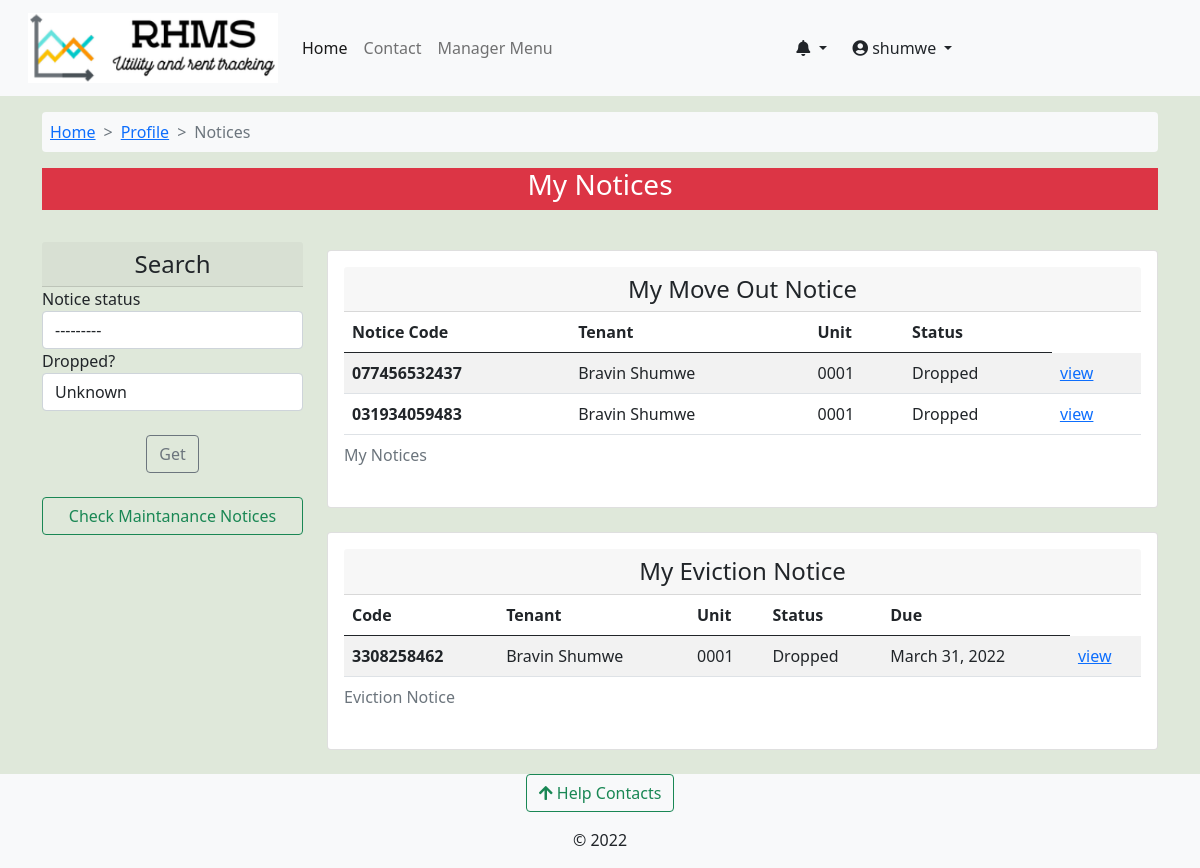
/core/my_move_out_notices/niagra-bumnsd-sd-djks/0001-niagra-bumnsd-sd-djks/shumwe/ (signed in), run on the app's committed database.
### accounts/models.py (models this page shows, shortened)
class User(AbstractUser):
    avatar = models.ImageField(upload_to=get_avatar_path, default='no-avatar.png')
    is_verified = models.BooleanField(default=False)
    is_tenant = models.BooleanField(default=False)
    is_manager = models.BooleanField(default=False)

class Tenants(models.Model):
    associated_account = models.OneToOneField(User, on_delete=models.CASCADE, verbose_name='tenant')
    full_name = models.CharField(max_length=100)
    id_number = models.CharField(max_length=10)
    id_front = models.ImageField(upload_to=get_user_docs_path, blank=True)
    id_back = models.ImageField(upload_to=get_user_docs_path, blank=True)
    active_phone_number = PhoneNumberField()
    policy_agreement = models.BooleanField(default=False)
    rented_unit = models.ForeignKey(RentalUnit, on_delete=models.CASCADE, related_name="tenants", null=True, blank=True)
    moved_in = models.BooleanField(default=False)
    move_in_date = models.DateTimeField(null=True, blank=True)
    created = models.DateTimeField(default=datetime.now)
    updated = models.DateTimeField(auto_now=True)
    class Meta:
        verbose_name_plural = 'Tenants'

### core/models.py (models this page shows, shortened)
class MoveOutNotice(models.Model):
    NOTICE_CHOICES = [
        ('received', 'Recieved'),
        ('dropped', 'Dropped'),
        ('confirmed', 'Confirmed'),
        ('checking', 'Checking'),
    ]
    code = models.CharField(max_length=15, blank=True, null=True)
    tenant = models.ForeignKey(Tenants, on_delete=models.DO_NOTHING)
    move_out_date = models.DateField()
    reason = models.TextField()
    notice_status = models.CharField(max_length=10, choices=NOTICE_CHOICES, default='received')
    drop = models.BooleanField(default=False, verbose_name='I would like to drop this notice')
    created = models.DateTimeField(default=datetime.datetime.now)
    updated = models.DateTimeField(auto_now=True)
    building = models.ForeignKey(Building, on_delete=models.CASCADE, blank=True, null=True)
    class Meta:
        verbose_name = "Tenant's To Move Out Notice"
        verbose_name_plural = verbose_name

class EvictionNotice(models.Model):
    NOTICE_STATUS_CHOICES = [
        ('initiated', 'Initiated'),
        ('evicted', 'Evicted'),
        ('dropped', 'Dropped'),
    ]
    notice_code = models.CharField(max_length=10, blank=True, null=True, unique=True)
    tenant = models.OneToOneField(Tenants, on_delete=models.DO_NOTHING)
    unit = models.ForeignKey(RentalUnit, on_delete=models.DO_NOTHING)
    notice_detail = models.TextField()
    eviction_due = models.DateTimeField()
    sent_by = models.ForeignKey(Managers, on_delete=models.DO_NOTHING)
    eviction_status = models.CharField(max_length=10, default='initiated', choices=NOTICE_STATUS_CHOICES)
    created = models.DateTimeField(default=datetime.datetime.now)
    updated = models.DateTimeField(auto_now=True)
    send_email = models.BooleanField(default=False)
    building = models.ForeignKey(Building,on_delete=models.CASCADE, null=True, blank=True)

### rental_property/models.py (models this page shows, shortened)
class RentalUnit(models.Model):
    MAINTANANCE_STATUS_CHOICES = [
        ('nm', 'Unchechecked Report'),
        ('ip', 'Initiating Inspection'),
        ('ir', 'Maintanance In Progress'),
        ('op', 'No Active Reports'),
        ('rm', 'Remove'),
    ]
    STATUS_CHOICES = [
        ('occupied', 'Currently Occupied'),
        ('ready', 'Ready To Move In'),
        ('hold', 'On Hold'),
        ('maintanance', 'Under Maintanance'),
    ]
    building = models.ForeignKey(Building, on_delete=models.CASCADE)
    unit_type = models.ForeignKey(UnitType, on_delete=models.CASCADE)
    added_by = models.ForeignKey(User, on_delete=models.CASCADE)
    unit_number = models.CharField(max_length=50)
    slug = models.SlugField(max_length=50, unique=True, blank=True, null=True, help_text='This field is autogenerated')
    bathrooms = models.PositiveIntegerField()
    bedrooms = models.PositiveIntegerField()
    dimension = models.CharField(max_length=50)
    kitchen = models.BooleanField(default=True)
    status = models.CharField(max_length=20, choices=STATUS_CHOICES,default='ready')
    maintanance_status = models.CharField(max_length=6, choices=MAINTANANCE_STATUS_CHOICES, default='op')
    total_occupants = models.PositiveIntegerField(help_text="Number of people in the unit", null=True, blank=True)
    water_available = models.BooleanField(default=True)
    rent_amount = models.DecimalField(decimal_places=2, max_digits=9, null=True, blank=True)
    electricity_available = models.BooleanField(default=True)
    added = models.DateTimeField(default=datetime.now)
    updated = models.DateTimeField(auto_now=True)
    class Meta:
        unique_together = ('building', 'unit_number')
        verbose_name_plural = 'Rental Houses'

### core/views.py (the view)
# urls.py: path('my_move_out_notices/<slug:building_slug>/<slug:unit_slug>/<slug:username>/', views.my_notices_, name='my_move_out_notices'),
@login_required
def my_notices_(request,building_slug,unit_slug,username):
    building = Building.objects.get(slug=building_slug)
    unit = RentalUnit.objects.get(building=building,slug=unit_slug)
    tenant = Tenants.objects.get(rented_unit=unit,associated_account__username=username)
    notices = MoveOutNotice.objects.filter(tenant=tenant)
    maintanance_notices = MaintananceNotice.objects.filter(building=building).order_by('-created')[:12]
    eviction_notices = EvictionNotice.objects.filter(tenant=tenant,unit=unit)
    notices_filter = MyNoticeFilter(request.GET, queryset=notices)
    context = {'building':building,'notices':notices_filter,'tenant':tenant,
               'eviction_notices':eviction_notices,'maintanance_notices':maintanance_notices}
    return render(request, 'core/my_notices.html', context)

### accounts/context_processors.py (called while the page is built)
def get_notifications(request):
    user = request.user
    if user.is_authenticated:
        notifications = UserNotifications.objects.filter(
            user_id=user).order_by('-created')[:7]
        return dict(notifications=notifications)
    else:
        return {'false': False}

### complaints/context_processors.py (called while the page is built)
def get_contacts(request):
    user = request.user
    if user.is_authenticated:
        if user.is_tenant:
            tenant = Tenants.objects.get(associated_account=user)
            building = Building.objects.get(id=tenant.rented_unit.building_id)
            contacts = HelpContacts.objects.filter(associated_building=building)
            return dict(contacts=contacts)
        elif user.is_manager:
            contacts = HelpContacts.objects.all()
            return dict(contacts=contacts)
        else:
            contacts = HelpContacts.objects.filter(make_publicly_available=True)
            return dict(contacts=contacts)
    else:
        contacts = HelpContacts.objects.filter(make_publicly_available=True)
        return dict(contacts=contacts)

### rental_property/context_processors.py (called while the page is built)
def my_managed_buildings(request):
    user_instance = request.user
    if user_instance.is_authenticated:
        manager_instance = Managers.objects.filter(associated_account=user_instance)[:1]
        managed_buildings = Building.objects.filter(manager=manager_instance)
        return dict(managed_buildings=managed_buildings)
    else:
        return {'False': False,}

### core/templates/core/my_notices.html (shortened to what this page needs)
{% extends 'base.html' %}
{% load crispy_forms_tags %}
{% load humanize %}
{% block content %}
<nav class="container mt-3">
  <ol class="breadcrumb bg-light p-2 rounded-2">
      <li class="breadcrumb-item "><a href="{% url 'operational-buildings' %}">Home</a></li>
      <li class="breadcrumb-item"><a href="{% url 'profile' %}"> Profile </a></li>
      <li class="breadcrumb-item active"> Notices </li>
  </ol>
</nav>
<section class="container">
    <div class="row justify-content-center">
      <div class="d-grid gap-2 mb-3 text-center">
        <span class="{% if eviction_notices %} btn-danger {% else %} btn-success {% endif %}" ><h3> My Notices </h3></span>
      </div>
        <div class="container">
            <div class="row">
              <div class="mt-3 col-sm-12 col-md-3 col-xl-3">
                <h4 class="text-center card-header"> Search </h4>
                <form method="get" class="p-0">
                  {{notices.form|crispy}}
                  <br>
                  <div class="form-group text-center">
                      <button class="btn btn-outline-secondary" type="submit">Get</button>
                  </div>
                  <br>
                </form>
                <div class="btn-group mb-3 d-flex" role="group">
                  <button type="button" class="btn btn-outline-success" data-bs-toggle="modal" data-bs-target="#maintananceBackrop">Check Maintanance Notices</button>
                </div>
              </div>
              <div class="mt-4 col-sm-12 col-md-9 col-xl-9">
                <div class="row">
                  <div class="col-12 col-sm-12">
                      <div class="card card-body" >
                        <h4 class="card-header text-center"> My Move Out Notice </h4>
                        <div class="table-responsive">
                        <table class="table table-striped table-hover">
                          <caption> My Notices </caption>
                            <thead>
                              <tr>
                                <th scope="col">Notice Code</th>
                                <th scope="col">Tenant</th>
                                <th scope="col"> Unit </th>
                                <th scope="col"> Status </th>
                              </tr>
                            </thead>
                            <tbody id='ourTable'>
                        {% for notice in notices.qs %}
                        <tr>
                            <th scope="col"> {{notice.code}}
                               </th>
                            <td> {{notice.tenant.associated_account.first_name}}  {{notice.tenant.associated_account.last_name}} </td>
                            <td> {{notice.tenant.rented_unit.unit_number}} </td>
                            <td> {{notice.get_notice_status_display}} </td>
                            <td> <a href="{% url 'core:view-moveout-notice' building.slug notice.tenant.rented_unit.slug notice.tenant.associated_account.username notice.code %}"> view </a>
                        {% endfor %}
                          </tbody>
                          </table>
                        </div>
                      </div>
                </div>
              </div>
              {% if eviction_notices %}
              <div class="col-md-12 col-xl-12 col-lg-12 col-sm-12 mt-4 mb-4">
                <div class="card card-body">
                  <h4 class="card-header text-center"> My Eviction Notice </h4>
                    <div class="table-responsive">
                  <table class="table table-striped table-hover">
                    <caption> Eviction Notice </caption>
                      <thead>
                        <tr>
                          <th scope="col">Code</th>
                          <th scope="col">Tenant</th>
                          <th scope="col"> Unit </th>
                          <th scope="col"> Status </th>
                          <th scope="col"> Due </th>
                        </tr>
                      </thead>
                      <tbody id='ourTable'>
                  {% for notice in eviction_notices %}
                  <tr>
                      <th scope="col" > {{notice.notice_code}} </th>
                      <td> {{notice.tenant.associated_account.first_name}}  {{notice.tenant.associated_account.last_name}} </td>
                      <td> {{notice.tenant.rented_unit.unit_number}} </td>
                      <td> {{notice.get_eviction_status_display}} </td>
                      <td> {{notice.eviction_due|naturalday}} </td>
                      <td> <a href="{% url 'core:eviction_view_pdf' building.slug notice.tenant.rented_unit.slug notice.tenant.associated_account.username notice.notice_code %}"> view </a>
                  {% endfor %}
                    </tbody>
                    </table>
                  </div>
                </div>
          </div>
        </div>
        {% endif %}
            </div>
          </div>
        </div>
      </section>
{% endblock %}

### templates/base.html (shortened to what this page needs)
<!doctype html>
<html lang="en">
  {% load static %}
  {% load i18n %}
  <head>
    {% load pwa %}
    <link href="https://cdn.jsdelivr.net/npm/bootstrap@5.0.2/dist/css/bootstrap.min.css" rel="stylesheet">
    <link type="text/css" href="{% static 'css/main.css' %}" rel="stylesheet">
    <link rel="stylesheet" href="https://cdnjs.cloudflare.com/ajax/libs/font-awesome/4.7.0/css/font-awesome.min.css">
    <link rel="stylesheet" href="https://pro.fontawesome.com/releases/v5.11.2/css/all.css">
  </head>
  <body class="d-flex flex-column min-vh-100" style="background-color: #dfe8da;">
    <nav class="navbar navbar-expand-lg navbar-light bg-light" aria-label="main-nav">
        <div class="container-fluid">
          <a class="navbar-brand align" href="{% url 'operational-buildings' %}">
                <div class="d-flex">
                    <div class="ms-3 d-flex flex-column">
                      <img src="{% static 'img/rhms_logo2.png' %}" alt="logo" width="250" height="70"/>
                    </div>
                </div>
            </a>
            <div class="collapse navbar-collapse" id="mynav">
                <ul class="navbar-nav mb-lg-0">
                    <li class="nav-item"> <a class="nav-link active" aria-current="page" href="{% url 'operational-buildings' %}">Home</a> </li>
                    <li class="nav-item"> <a class="nav-link" aria-current="page" href="{% url 'core:contact' %}">Contact</a> </li>
                    {% if user.is_manager %}
                    <li class="nav-item"> <a class="nav-link" data-bs-toggle="offcanvas" href="#hrmsCanvas" role="button" aria-controls="hrmsCanvas">Manager Menu</a> </li>
                    {% endif %}
                </ul>
                </div>
                {% if request.user.is_authenticated %}
                <div class="collapse navbar-collapse" id="mynav">
                  <div class="dropdown">
                    <a href="#" class="btn dropdown-toggle" type="button" id="messagesDrop" data-bs-toggle="dropdown" aria-haspopup="true" aria-expanded="false">
                      <em class="fas fa-bell"></em>
                    </a>
                      {% load humanize %}
                  </div>
                <div class="collapse navbar-collapse" id="mynav">
                  <div class="dropdown">
                    <a href="#" class="btn dropdown-toggle" type="button" id="dropdownMenuButton" data-bs-toggle="dropdown" aria-haspopup="true" aria-expanded="false">
                      <em class="fas fa-user-circle"></em> {{ request.user.username }}
                    </a>
                  </div>
                </div>
                {% endif %}
            </div>
    </nav>
    {% block content %}	{% endblock content%}
    <footer class="mt-auto bg-light">
      <div class="mb-3 text-center">
      <button class="btn btn-outline-success" type="button" data-bs-toggle="offcanvas" data-bs-target="#contactsOffcanvas" aria-controls="contactsOffcanvas"><em class="fas fa-arrow-upfas fa-arrow-up"></em> Help Contacts</button>
      </div>
      <div>
        <p class="text-center ">&copy; 2022</p>
  </footer>
  </body>
</html>

### static/css/main.css (style rules this page uses)
:root { --header-height: 3rem; --nav-width: 68px; --first-color-light: #AFA5D9; --white-color: #F7F6FB; --body-font: 'Nunito', sans-serif; --normal-font-size: 1rem; --z-fixed: 100 }
.breadcrumb-item + .breadcrumb-item::before { content: ">"; }

### data on the page
User: user.username "shumwe"
MoveOutNotice: code "077456532437", tenant.associated_account.first_name "Bravin", tenant.associated_account.last_name "Shumwe", tenant.rented_unit.unit_number "0001", notice_status "Dropped"
MoveOutNotice: code "031934059483", tenant.associated_account.first_name "Bravin", tenant.associated_account.last_name "Shumwe", tenant.rented_unit.unit_number "0001", notice_status "Dropped"
EvictionNotice: notice_code "3308258462", tenant.associated_account.first_name "Bravin", tenant.associated_account.last_name "Shumwe", tenant.rented_unit.unit_number "0001", eviction_status "Dropped", eviction_due "March 31, 2022"
